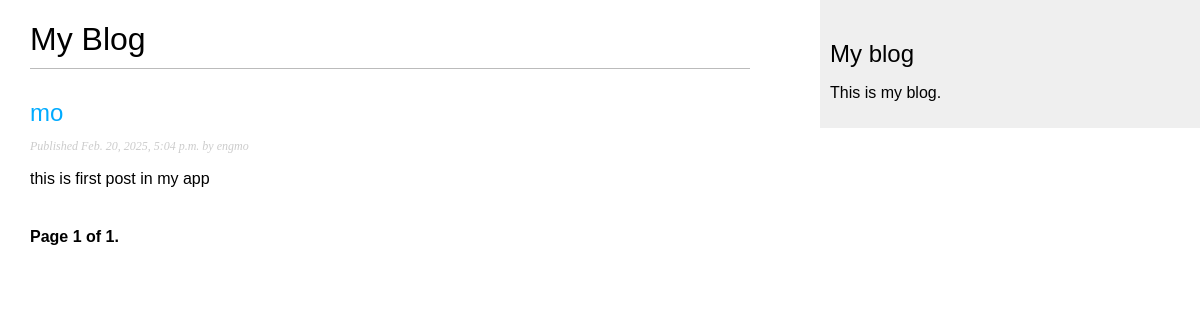
The page /blog/ on the database as committed earlier.
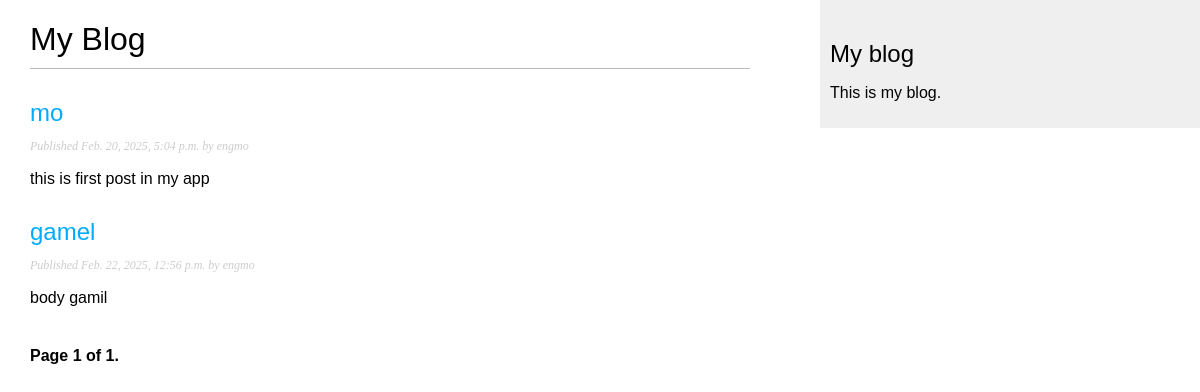
The same page on the database as committed later.
### blog/models.py (models this page shows, shortened)
class Post(models.Model):
    class Status(models.TextChoices):
        DRAFT = 'DF', 'Draft'
        PUBLISHED = 'PB', 'Published'
    title = models.CharField(max_length=100)
    slug = models.SlugField(max_length=100, unique_for_date='publish')
    author = models.ForeignKey(User, on_delete = models.CASCADE, related_name='blog_posts')
    body = models.TextField()
    publish = models.DateTimeField(default=timezone.now)
    created = models.DateTimeField(auto_now_add=True)
    updated = models.DateTimeField(auto_now=True)
    status = models.CharField(max_length=2, choices=Status.choices, default=Status.DRAFT)
    objects = models.Manager()
    published = PublishedManager()
    class Mete:
        ordering = ['-publish']
        indexes = [
            models.Index(fields=['-publish'])
        ]
    def get_absolute_url(self):
        return reverse("blog:post_detail", args= [self.publish.year,
                                                  self.publish.month,
                                                  self.publish.day,
                                                  self.slug])

### blog/views.py (the view)
# urls.py: path('', views.post_list, name='post_list'),
def post_list(request):
    posts = Post.published.all()
    paginator = Paginator(posts, 3)
    page_number = request.GET.get('page', 1)
    try:
        posts = paginator.page(page_number)
    except PageNotAnInteger:
        posts = paginator.page(1)
    except EmptyPage:
            posts = paginator.page(paginator.num_pages)
    return render(request, 'blog/post/list.html', {'posts': posts})

### blog/models.py (called while the page is built)
    def get_queryset(self):
        return super().get_queryset().filter(status=Post.Status.PUBLISHED)

### blog/templates/blog/post/list.html (shortened to what this page needs)
{% extends "blog/base.html" %}
{% block content %}
  <h1>My Blog</h1>
  {% for post in posts %}
    <h2>
      <a href="{{ post.get_absolute_url }}">
        {{ post.title }}
      </a>
    </h2>
    <p class="date">
      Published {{ post.publish }} by {{ post.author }}
    </p>
    {{ post.body|truncatewords:30|linebreaks }}
  {% endfor %}
 {% include "pagination.html" with page=page_obj %}
{% endblock %}

### blog/templates/blog/base.html (shortened to what this page needs)
{% load static %}
<!DOCTYPE html>
<html>
<head>
  <link href="{% static "css/blog.css" %}" rel="stylesheet">
</head>
<body>
  <div id="content">
    {% block content %}
    {% endblock %}
  </div>
  <div id="sidebar">
    <h2>My blog</h2>
    <p>This is my blog.</p>
  </div>
</body>
</html>

### blog/templates/pagination.html (shortened to what this page needs)
<div class="pagination">
  <span class="step-links">
    <span class="current">
      Page {{ posts.number }} of {{ posts.paginator.num_pages }}.
    </span>
  </span>
</div>

### blog/static/css/blog.css (style rules this page uses)
body { margin:0; padding:0; font-family:helvetica, sans-serif; }
a { color:#00abff; text-decoration:none; }
h1 { font-weight:normal; border-bottom:1px solid #bbb; padding:0 0 10px 0; }
h2 { font-weight:normal; margin:30px 0 0; }
#content { float:left; width:60%; padding:0 0 0 30px; }
#sidebar { float:right; width:30%; padding:10px; background:#efefef; height:100%; }
p.date { color:#ccc; font-family: georgia, serif; font-size: 12px; font-style: italic; }
.pagination { margin:40px 0; font-weight:bold; }

Rows that differ between the two databases and show on the page:
added Post: title "gamel", publish "Feb. 22, 2025, 12:56 p.m.", author "engmo", body "body gamil"
